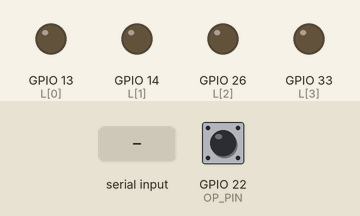
Recording of a sketch running on a simulated ESP32. Parts: output pins drawn as LEDs (lit = HIGH). The inputs (shaded band) are chosen by the test bench; at power-on: GPIO 22 (OP_PIN) HIGH. Nothing arrives over Bluetooth unless stated; what the sketch prints to the serial monitor is not drawn.

Above: at 1.2 s.
1.3 s: "5\n" received over the second serial link
At 3.5 s:
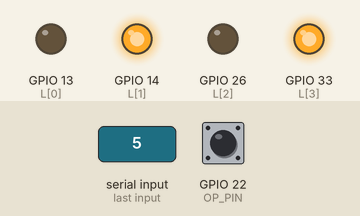
3.8 s: "90,45\n" received over the second serial link
At 6.7 s:
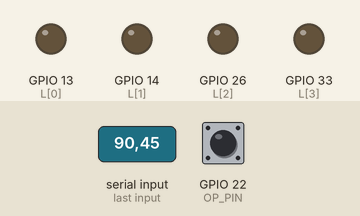
Timing chart, 0 to 8.2 s (numbered marks = the images above; inputs shaded):
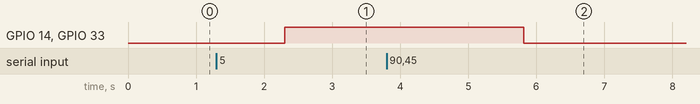

The sketch:

SERVER.ino
```cpp
#include <BluetoothSerial.h>
BluetoothSerial SerialBT;

// Pines de los LEDs (MSB a LSB)
const int L[4] = {13, 14, 26, 33};

// Pin de selección de operación con DIP switch
const int OP_PIN = 22; // LOW = suma, HIGH = resta

void setup() {
  Serial.begin(115200);
  SerialBT.begin("ESP32_Server"); // Nombre Bluetooth del servidor
  Serial.println("Servidor Bluetooth esperando cliente...");

  pinMode(OP_PIN, INPUT_PULLUP);

  for (int i = 0; i < 4; i++) {
    pinMode(L[i], OUTPUT);
    digitalWrite(L[i], LOW);
  }

  SerialBT.begin("ESP32_MAC_CHECK");
}

void loop() {

    uint8_t mac[6];
  SerialBT.getBtAddress(mac);

  Serial.print("MAC Bluetooth: ");
  for (int i = 0; i < 6; i++) {
    if (mac[i] < 16) Serial.print("0");  // Formato 2 dígitos
    Serial.print(mac[i], HEX);
    if (i < 5) Serial.print(":");
  }
  Serial.println();

  if(!SerialBT.hasClient()) Serial.println("ESPERANDO...");

  // Si hay un cliente conectado
  if (SerialBT.hasClient()) {
    if (SerialBT.available()) {
      int num1 = SerialBT.parseInt();
      int num2 = SerialBT.parseInt();

      bool op = digitalRead(OP_PIN); // 0 = suma, 1 = resta
      int res = op ? (num1 - num2) : (num1 + num2);

      Serial.print("Operación: ");
      Serial.println(op ? "Resta" : "Suma");
      Serial.print("Recibido: ");
      Serial.print(num1);
      Serial.print(op ? " - " : " + ");
      Serial.print(num2);
      Serial.print(" = ");
      Serial.println(res);

      if (res < 0 || res > 15) {
        Serial.println("⚠️ Resultado fuera de rango (0–15). No se mostrará.");
        return;
      }

      // Mostrar resultado en LEDs
      for (int i = 3; i >= 0; i--) {
        int bit = (res >> i) & 1;
        digitalWrite(L[3 - i], bit);
      }

      SerialBT.println("Resultado mostrado.");
    }
  }
}
```

Measured:
- after the input at 1.3 s, GPIO 14 (L[1]), GPIO 33 (L[3]): LOW → HIGH after 1.0 s
- after the input at 3.8 s, GPIO 14 (L[1]), GPIO 33 (L[3]): HIGH → LOW after 2.0 s
